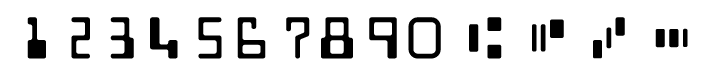
#> input picture bank-check-ocr-2/micr_e13b_reference.png, 708 x 79 px
$ python bank_check_ocr.py   (older library calls are emulated)
#> lines starting #> are read from the running program, lines starting #| are printed output that depends on the picture; after the words box and inside, x2 and y2 are one past the last pixel; in counts of white or black regions, pixels touching at a corner belong together
# USAGE
# python bank_check_ocr.py --image example_check.png --reference micr_e13b_reference.png

# import the necessary packages
from skimage.segmentation import clear_border
from imutils import contours
import imutils
import numpy as np
import argparse
import cv2
import os

os.chdir("C:/Users/admin/AppData/Local\Programs/Python/Python36-32/Scripts/bank-check-ocr-2/")


def grab_contours(cnts):
    # if the length the contours tuple returned by cv2.findContours
    # is '2' then we are using either OpenCV v2.4, v4-beta, or
    # v4-official
    if len(cnts) == 2:
        cnts = cnts[0]

    # if the length of the contours tuple is '3' then we are using
    # either OpenCV v3, v4-pre, or v4-alpha
    elif len(cnts) == 3:
        cnts = cnts[1]

    # otherwise OpenCV has changed their cv2.findContours return
    # signature yet again and I have no idea WTH is going on
    else:
        raise Exception(("Contours tuple must have length 2 or 3, "
            "otherwise OpenCV changed their cv2.findContours return "
            "signature yet again. Refer to OpenCV's documentation "
            "in that case"))

    # return the actual contours array
    return cnts


def extract_digits_and_symbols(image, charCnts, minW=4, minH=15):
    # grab the internal Python iterator for the list of character
    # contours, then  initialize the character ROI and location
    # lists, respectively
    charIter = charCnts.__iter__()
    rois = []
    locs = []

    # keep looping over the character contours until we reach the end
    # of the list
    while True:
        try:
            # grab the next character contour from the list, compute
            # its bounding box, and initialize the ROI
            c = next(charIter)
            (cX, cY, cW, cH) = cv2.boundingRect(c)
            roi = None

            # check to see if the width and height are sufficiently
            # large, indicating that we have found a digit
            if cW >= minW and cH >= minH:
                # extract the ROI
                roi = image[cY:cY + cH, cX:cX + cW]
                rois.append(roi)
                locs.append((cX, cY, cX + cW, cY + cH))

            # otherwise, we are examining one of the special symbols
            else:
                # MICR symbols include three separate parts, so we
                # need to grab the next two parts from our iterator,
                # followed by initializing the bounding box
                # coordinates for the symbol
                parts = [c, next(charIter), next(charIter)]
                (sXA, sYA, sXB, sYB) = (np.inf, np.inf, -np.inf,
                                        -np.inf)

                # loop over the parts
                for p in parts:
                    # compute the bounding box for the part, then
                    # update our bookkeeping variables
                    (pX, pY, pW, pH) = cv2.boundingRect(p)
                    sXA = min(sXA, pX)
                    sYA = min(sYA, pY)
                    sXB = max(sXB, pX + pW)
                    sYB = max(sYB, pY + pH)

                # extract the ROI
                roi = image[sYA:sYB, sXA:sXB]
                rois.append(roi)
                locs.append((sXA, sYA, sXB, sYB))

        # we have reached the end of the iterator; gracefully break
        # from the loop
        except StopIteration:
            break

    # return a tuple of the ROIs and locations
    return (rois, locs)


# construct the argument parse and parse the arguments
# ap = argparse.ArgumentParser()
# ap.add_argument("-i", "--image", required=True,
#	help="path to input image")
# ap.add_argument("-r", "--reference", required=True,
#	help="path to reference MICR E-13B font")
# args = vars(ap.parse_args())

# initialize the list of reference character names, in the same
# order as they appear in the reference image where the digits
# their names and:
# T = Transit (delimit bank branch routing transit #)
# U = On-us (delimit customer account number)
# A = Amount (delimit transaction amount)
# D = Dash (delimit parts of numbers, such as routing or account)
charNames = ["1", "2", "3", "4", "5", "6", "7", "8", "9", "0",
             "T", "U", "A", "D"]

# load the reference MICR image from disk, convert it to grayscale,
# and threshold it, such that the digits appear as *white* on a
# *black* background
# ref = cv2.imread(args["reference"])
ref = cv2.imread("micr_e13b_reference.png")
#> ref is the input picture: shape (79, 708, 3); min 0, max 255, mean 222.6
ref = cv2.cvtColor(ref, cv2.COLOR_BGR2GRAY)
#> ref: shape (79, 708)
ref = imutils.resize(ref, width=400)
#> ref: shape (44, 400)
ref = cv2.threshold(ref, 0, 255, cv2.THRESH_BINARY_INV |
                    cv2.THRESH_OTSU)[1]
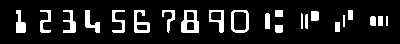
#> ref: shape (44, 400); 12.6% white; 22 white regions

# find contours in the MICR image (i.e,. the outlines of the
# characters) and sort them from left to right
refCnts = cv2.findContours(ref.copy(), cv2.RETR_EXTERNAL, cv2.CHAIN_APPROX_SIMPLE)
#> refCnts = 22 contours, 3 with area under 20; largest, box (x1, y1, x2, y2) and area: (231, 10, 249, 33) 358, (181, 10, 199, 33) 320, (209, 10, 224, 33) 199, (134, 10, 150, 33) 193, (85, 10, 100, 33) 122
# refCnts = imutils.grab_contours(refCnts)
refCnts = grab_contours(refCnts)
#> in grab_contours, `cnts = cnts[0]`: cnts has the same summary as refCnts outside grab_contours
refCnts = contours.sort_contours(refCnts, method="left-to-right")[0]

# extract the digits and symbols from the list of contours, then
# initialize a dictionary to map the character name to the ROI
refROIs = extract_digits_and_symbols(ref, refCnts,
                                     minW=10, minH=20)[0]
#> the loop in extract_digits_and_symbols, `while True:` made 15 passes
#> (c, cX, cY, cW, cH) on passes 12 to 13: ([[301, 13], [301, 28], [302, 28], [302, 14]], 301, 13, 2, 16), ([[335, 22], [335, 31], [339, 31], [339, 22]], 335, 22, 5, 10)
#> (cX, cY, cW, cH) on passes 1 to 6: (16, 10, 10, 23), (40, 10, 11, 23), (63, 10, 13, 23), (85, 10, 15, 23), (112, 10, 13, 23), (134, 10, 16, 23)
#> after the loop in extract_digits_and_symbols, `while True:`: locs = 14 items, first 6: (16, 10, 26, 33), (40, 10, 51, 33), (63, 10, 76, 33), (85, 10, 100, 33), (112, 10, 125, 33), (134, 10, 150, 33); rois = 14 items
#> refROIs = 14 items
chars = {}

# loop over the reference ROIs
for (name, roi) in zip(charNames, refROIs):
    # resize the ROI to a fixed size, then update the characters
    # dictionary, mapping the character name to the ROI
    roi = cv2.resize(roi, (36, 36))
    chars[name] = roi
#> this loop made 14 passes
#> name on passes 1 to 12: '1', '2', '3', '4', '5', '6', '7', '8', '9', '0', 'T', 'U'
#> after the loop, chars = 14 items

# initialize a rectangular kernel (wider than it is tall) along with
# an empty list to store the output of the check OCR
rectKernel = cv2.getStructuringElement(cv2.MORPH_RECT, (17, 7))
output = []

# load the input image, grab its dimensions, and apply array slicing
# to keep only the bottom 20% of the image (that's where the account
# information is)
# image = cv2.imread(args["image"])
#image = cv2.imread("example_check.png")
image = cv2.imread("4506-T.png")
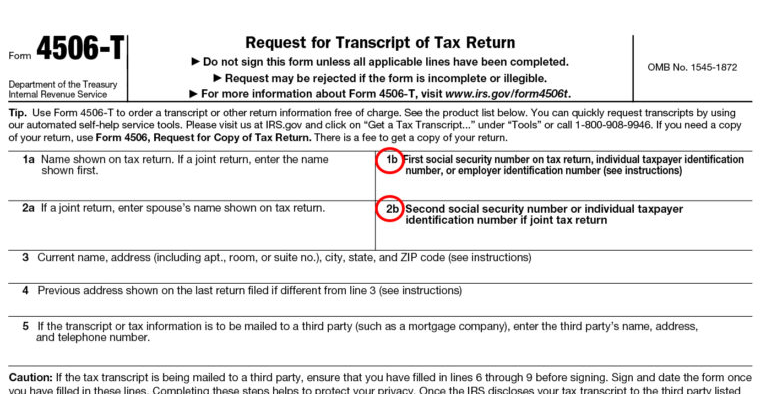
#> input picture bank-check-ocr-2/4506-T.png, 766 x 398 px
#> image is the input picture: shape (398, 766, 3); mean B, G, R 231.8, 231.8, 232.2
(h, w,) = image.shape[:2]
#> h = 398; w = 766
delta = int(h - (h * 0.2))
#> delta = 318
#delta = int(h * 0.3)
#delta = int(h)
bottom = image[delta:h, 0:w]
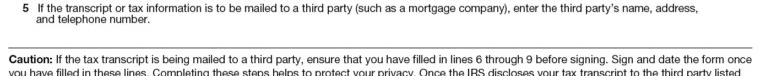
#> bottom: shape (80, 766, 3); min 7, max 255, mean 232.6
#bottom = image[0:delta, 0:w]
# convert the bottom image to grayscale, then apply a blackhat
# morphological operator to find dark regions against a light
# background (i.e., the routing and account numbers)
gray = cv2.cvtColor(bottom, cv2.COLOR_BGR2GRAY)
blackhat = cv2.morphologyEx(gray, cv2.MORPH_BLACKHAT, rectKernel)

# compute the Scharr gradient of the blackhat image, then scale
# the rest back into the range [0, 255]
gradX = cv2.Sobel(blackhat, ddepth=cv2.CV_32F, dx=1, dy=0,
                  ksize=-1)
gradX = np.absolute(gradX)
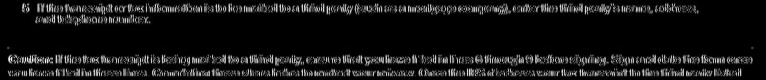
#> gradX: shape (80, 766) float32; min 0, max 3769, mean 309.9; drawn with min black and max white
(minVal, maxVal) = (np.min(gradX), np.max(gradX))
#> minVal = 0; maxVal = 3769
gradX = (255 * ((gradX - minVal) / (maxVal - minVal)))
gradX = gradX.astype("uint8")

# apply a closing operation using the rectangular kernel to help
# cloes gaps in between rounting and account digits, then apply
# Otsu's thresholding method to binarize the image
gradX = cv2.morphologyEx(gradX, cv2.MORPH_CLOSE, rectKernel)
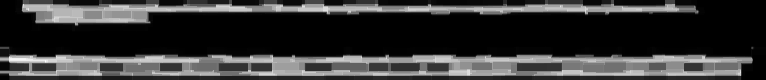
#> gradX: shape (80, 766); min 0, max 255, mean 52.7
thresh = cv2.threshold(gradX, 0, 255,
                       cv2.THRESH_BINARY | cv2.THRESH_OTSU)[1]
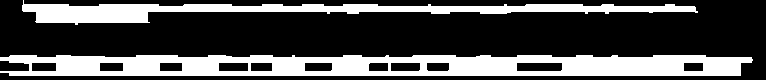
#> thresh: shape (80, 766); 30% white; 2 white regions, box (x1, y1, x2, y2) and area: (0, 55, 753, 76) 12319, (22, 0, 698, 25) 6074

# remove any pixels that are touching the borders of the image (this
# simply helps us in the next step when we prune contours)
thresh = clear_border(thresh)
#> thresh: shape (80, 766); every value is 0

# find contours in the thresholded image, then initialize the
# list of group locations
groupCnts = cv2.findContours(thresh.copy(), cv2.RETR_EXTERNAL,
                             cv2.CHAIN_APPROX_SIMPLE)
#> groupCnts = 0 contours
groupCnts = groupCnts[0] if imutils.is_cv2() else groupCnts[1]
#> groupCnts = []
groupLocs = []

# loop over the group contours
for (i, c) in enumerate(groupCnts):
    # compute the bounding box of the contour
    (x, y, w, h) = cv2.boundingRect(c)

    # only accept the contour region as a grouping of characters if
    # the ROI is sufficiently large
    if w < 300 and h < 120:
        groupLocs.append((x, y, w, h))
#> this loop made 0 passes
#> after the loop, groupLocs = []

# sort the digit locations from left-to-right
groupLocs = sorted(groupLocs, key=lambda x: x[0])

# loop over the group locations
for (gX, gY, gW, gH) in groupLocs:
    # initialize the group output of characters
    groupOutput = []

    # extract the group ROI of characters from the grayscale
    # image, then apply thresholding to segment the digits from
    # the background of the credit card
    group = gray[gY - 5:gY + gH + 5, gX - 5:gX + gW + 5]
    group = cv2.threshold(group, 0, 255,
                          cv2.THRESH_BINARY_INV | cv2.THRESH_OTSU)[1]

    cv2.imshow("Group", group)
    cv2.waitKey(0)

    # find character contours in the group, then sort them from
    # left to right
    charCnts = cv2.findContours(group.copy(), cv2.RETR_EXTERNAL,
                                cv2.CHAIN_APPROX_SIMPLE)
    #charCnts = imutils.grab_contours(charCnts)
    charCnts = grab_contours(charCnts)
    charCnts = contours.sort_contours(charCnts,
                                      method="left-to-right")[0]

    # find the characters and symbols in the group
    (rois, locs) = extract_digits_and_symbols(group, charCnts)

    # loop over the ROIs from the group
    for roi in rois:
        # initialize the list of template matching scores and
        # resize the ROI to a fixed size
        scores = []
        roi = cv2.resize(roi, (36, 36))

        # loop over the reference character name and corresponding
        # ROI
        for charName in charNames:
            # apply correlation-based template matching, take the
            # score, and update the scores list
            result = cv2.matchTemplate(roi, chars[charName],
                                       cv2.TM_CCOEFF)
            (_, score, _, _) = cv2.minMaxLoc(result)
            scores.append(score)

        # the classification for the character ROI will be the
        # reference character name with the *largest* template
        # matching score
        groupOutput.append(charNames[np.argmax(scores)])

    # draw (padded) bounding box surrounding the group along with
    # the OCR output of the group
    cv2.rectangle(image, (gX - 10, gY + delta - 10),
                  (gX + gW + 10, gY + gY + delta), (0, 0, 255), 2)
    cv2.putText(image, "".join(groupOutput),
                (gX - 10, gY + delta - 25), cv2.FONT_HERSHEY_SIMPLEX,
                0.95, (0, 0, 255), 3)

    # add the group output to the overall check OCR output
    output.append("".join(groupOutput))
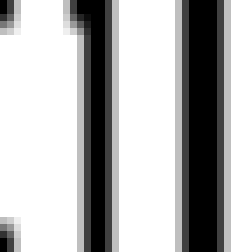
#> roi: shape (36, 36) (shown 7 times larger); min 0, max 255, mean 179.9
#> after the loop, output = []

# display the output check OCR information to the screen
print("Check OCR: {}".format(" ".join(output)))
#| Check OCR:
cv2.imshow("Check OCR", image)
cv2.waitKey(0)
